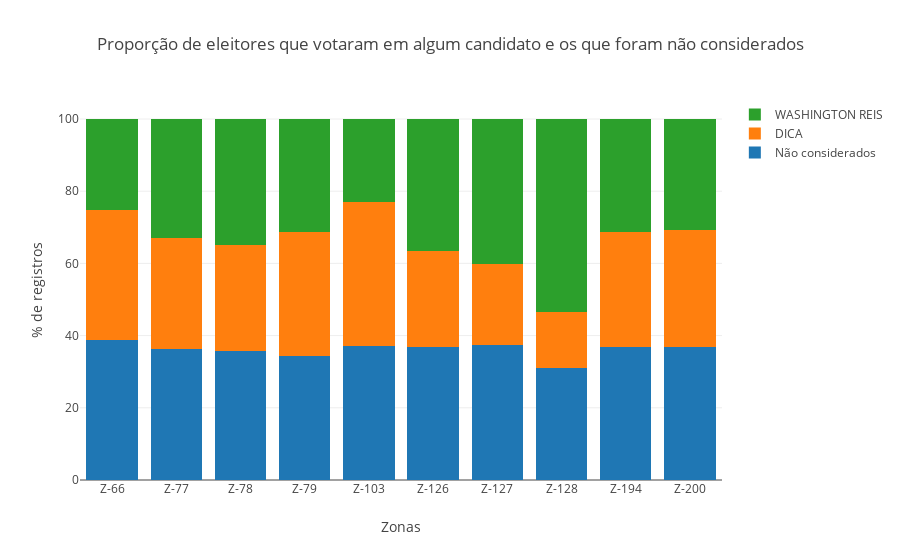

The notebook cell saved with this chart:
### Markdown cell above
#### Visualização com a distribuição dos votos dos candidatos em segundo turno em relação aos votos não considerados

### Code cell
dfl = getConsolidateInformationByZona(agrupado_por_zona, df_votacao_candidato).groupby('zona').sum()

title = 'Proporção de eleitores que votaram em algum candidato e os que foram não considerados'
props = ['nao_considerados', 'DICA', 'WASHINGTON REIS']
labels = {
    'nao_considerados' : 'Não considerados',
    'DICA': 'DICA',
    'WASHINGTON REIS': 'WASHINGTON REIS'
}
traces = generateDataToStackedBar(go=go, x=_zonas, props=props, labels=labels, df=dfl)
fig = generatedStackedBar(go=go, data=traces, title=title, x='Zonas', y='% de registros')
py.iplot(fig)

### Figure 1 — Plotly figure (JSON) as saved in the notebook; plotly's stock layout.template omitted (floating-point values rounded to 4 significant figures)
{"data": [{"name": "Não considerados", "type": "bar", "uid": "f45cb15a-e1ae-11e8-9928-5cc9d399d62a", "x": ["Z-66", "Z-77", "Z-78", "Z-79", "Z-103", "Z-126", "Z-127", "Z-128", "Z-194", "Z-200"], "y": [38.67, 36.4, 35.65, 34.47, 37.25, 36.79, 37.28, 30.94, 36.85, 36.79]}, {"name": "DICA", "type": "bar", "uid": "f45cb15b-e1ae-11e8-9928-5cc9d399d62a", "x": ["Z-66", "Z-77", "Z-78", "Z-79", "Z-103", "Z-126", "Z-127", "Z-128", "Z-194", "Z-200"], "y": [36.05, 30.54, 29.38, 34.26, 39.84, 26.75, 22.56, 15.7, 31.74, 32.56]}, {"name": "WASHINGTON REIS", "type": "bar", "uid": "f45cb15c-e1ae-11e8-9928-5cc9d399d62a", "x": ["Z-66", "Z-77", "Z-78", "Z-79", "Z-103", "Z-126", "Z-127", "Z-128", "Z-194", "Z-200"], "y": [25.27, 33.06, 34.97, 31.26, 22.92, 36.46, 40.16, 53.36, 31.41, 30.64]}], "layout": {"barmode": "stack", "title": "Proporção de eleitores que votaram em algum candidato e os que foram não considerados", "xaxis": {"title": "Zonas"}, "yaxis": {"title": "% de registros"}}}
